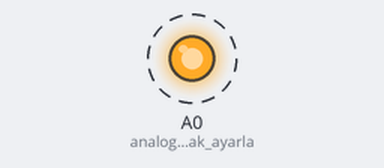
The sketch below on a simulated Arduino Uno, built with avr-gcc and run on an emulated ATmega328P. On the bench: output pins drawn as LEDs (lit = HIGH). Dashed ring = blinking.

Above: at 0.12 s.
Timing chart, 0 to 3.0 s (numbered marks = the images above):
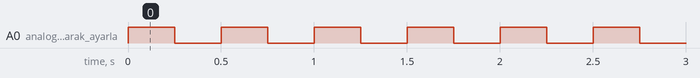

The sketch:

Led.ino
```cpp
void setup() {
  pinMode(A0 , OUTPUT);	// analog olarak ayarla
}

void loop() {
  digitalWrite(A0 , HIGH );	//Ledi yak
  delay(250);
  digitalWrite(A0, LOW);		//Ledi sondur
  delay(250);
}
```

Measured:
- by itself, A0 (analog_olarak_ayarla): alternates HIGH for 0.25 s and LOW for 0.25 s
